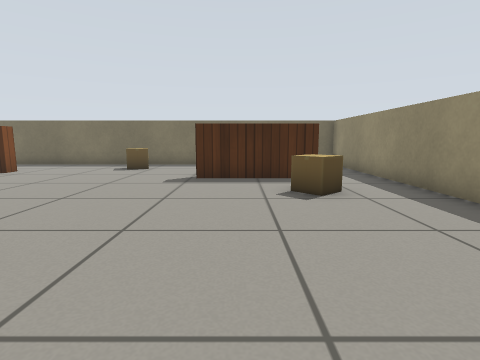
[1] (above)

14 first-person views from a walk through a Gazebo world. The camera is 0.57 m above the floor, tilts 8° down and sees 80° across. The floor is counted in squares, 0.5 m on a side. Each view is taken from the middle of a square. On the plan, view 1 faces up. The plan holds only what a view shows up to about 12 squares ahead; the rest is blank. Gazebo's built-in surfaces are drawn with simple patterns.

[2]
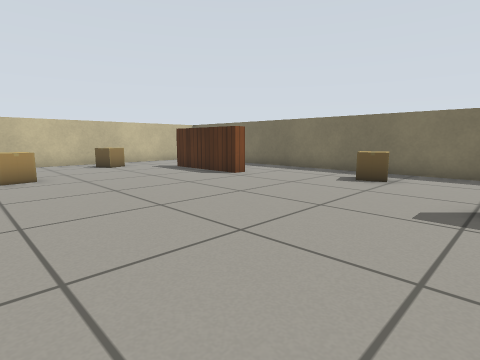

[3]
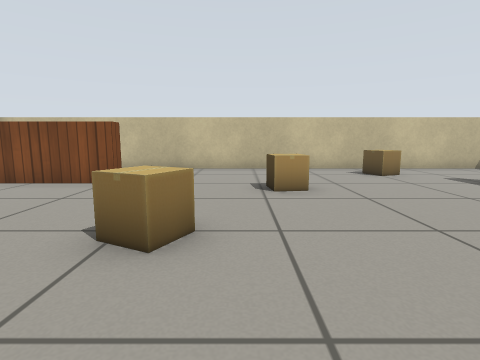

[4]
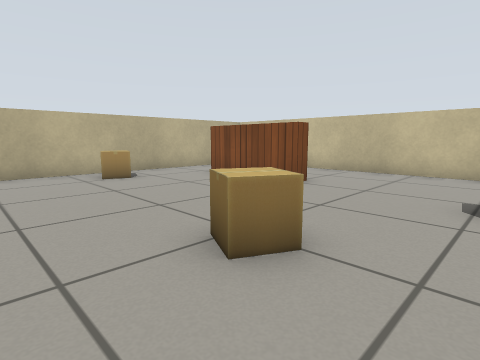

[5]
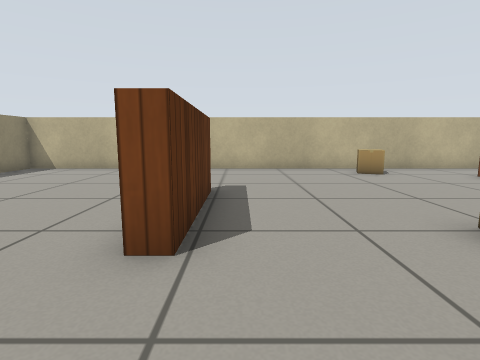

[6]
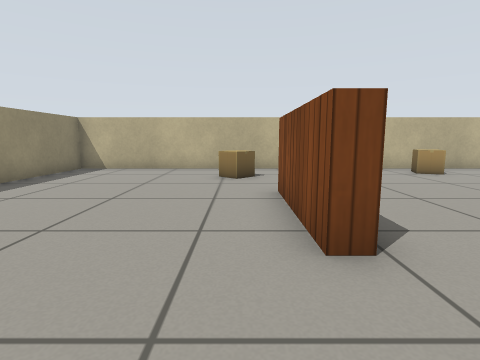

[7]
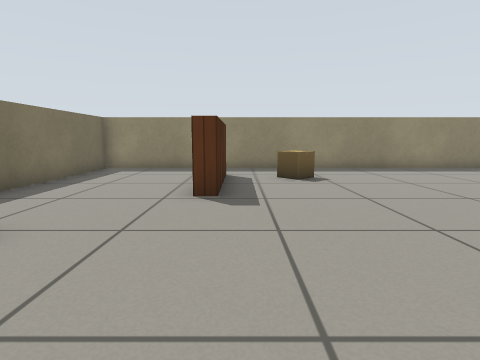

[8]
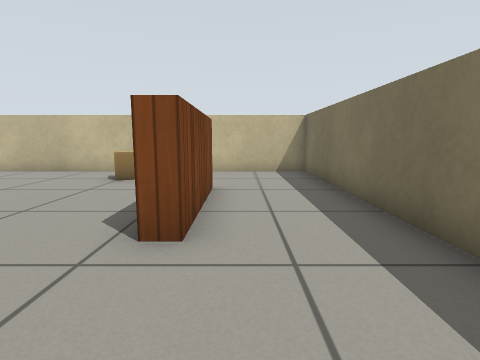

[9]
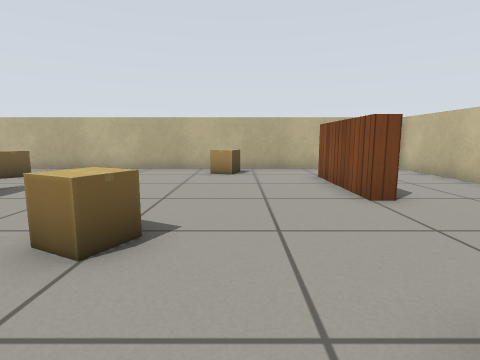

[10]
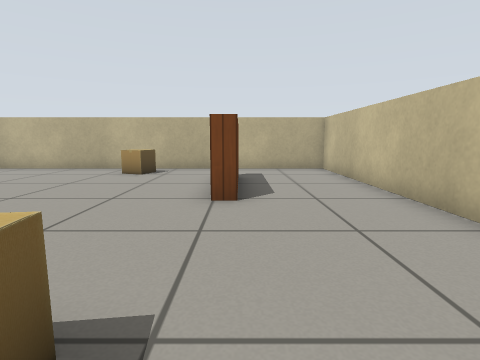

[11]
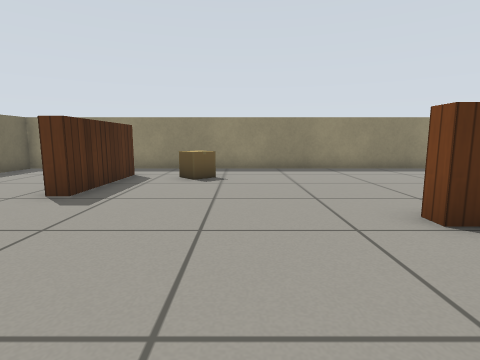

[12]
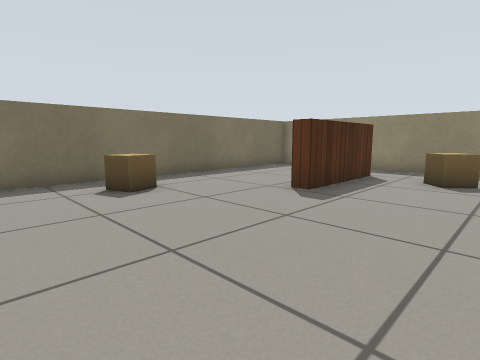

[13]
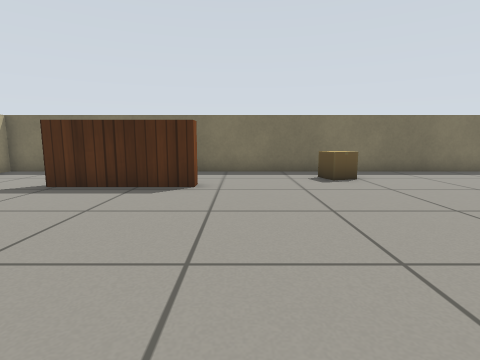

[14]
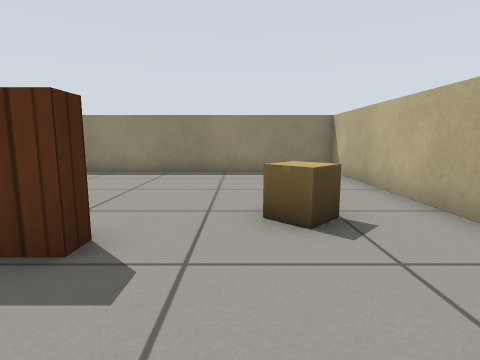

### Floor plan
Points are (right, up) in squares from view 1. A wall is a line through its corners. A room is listed if a view was taken in it or the views show most of it. See-through windows are left out.
Room 1 (views 1, 2, 3, 4, 5, 6, 7, 8, 9, 10, 11, 12, 13, 14)
walls: (-3.4, 2.3) (-2.9, 2.3) (-2.9, -1.3) (-3.4, -1.3) (-3.4, 2.3); (-12, -0.3) (-11.5, -0.3) (-11.5, -4); (-11.8, 10.4) (-8.1, 10.4) (-8.1, 9.9) (-11.8, 9.9); (2.4, 8.4) (-1.3, 8.4) (-1.3, 9); (-15.3, -6.3) (4.3, -6.3) (4.3, 13.3) (-15.3, 13.3) (-15.3, -6.3)
objects: cardboard box (-14, 7) to (-13, 8); cardboard box (-11, 4); cardboard box (-9, -5) to (-8, -5); cardboard box (-8, 2) to (-7, 2); cardboard box (-4, 11) to (-4, 12); cardboard box (-2, -4); cardboard box (1, 6) to (2, 7)

Where each view was taken, in squares from view 1:
view 1: 0 up, 0 right, facing up
view 2: 3 up, 1 left, facing up-left
view 3: 3 up, 4 left, facing left
view 4: 4 up, 5 left, facing down-left
view 5: 5 up, 4 left, facing down
view 6: 5 up, 2 left, facing down
view 7: 8 up, 7 left, facing right
view 8: 11 up, 5 left, facing left
view 9: 5 up, 9 left, facing down
view 10: 5 up, 12 left, facing down
view 11: 5 up, 7 left, facing right
view 12: 5 up, 7 left, facing up-right
view 13: 3 up, 7 left, facing up
view 14: 3 down, 6 left, facing right
